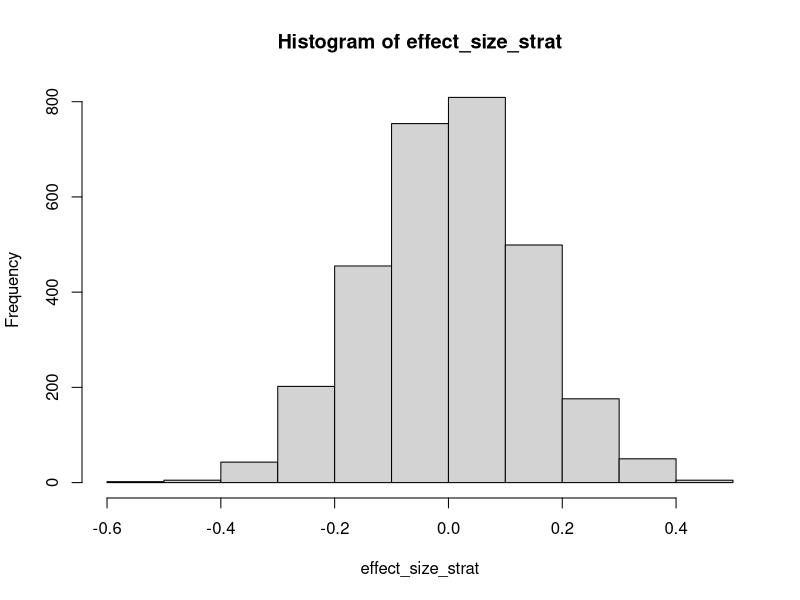
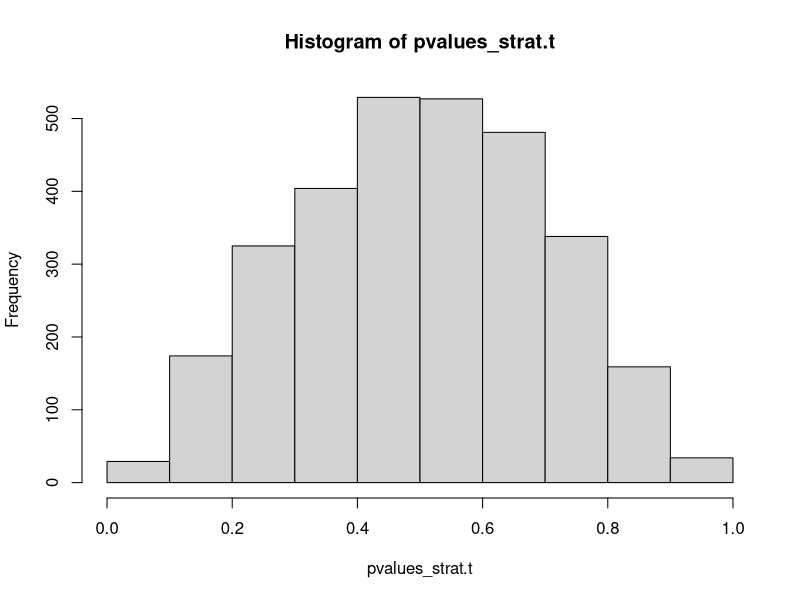
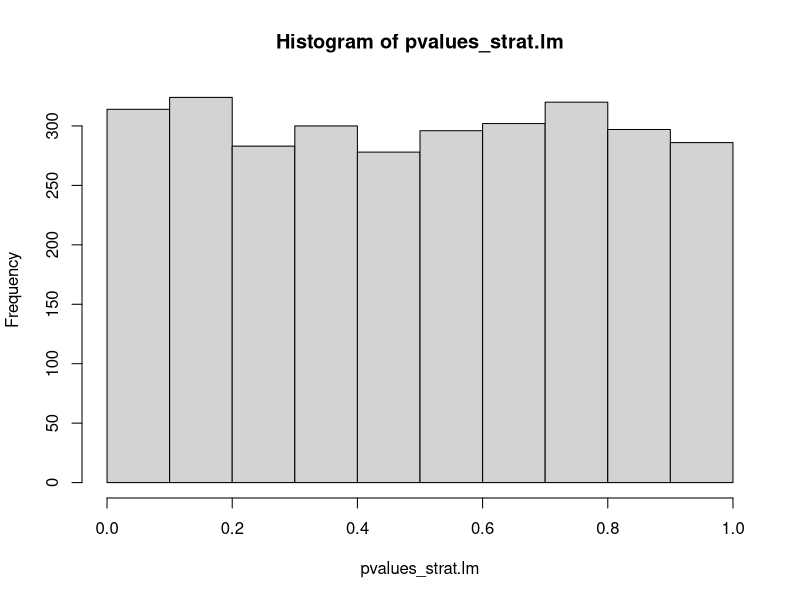
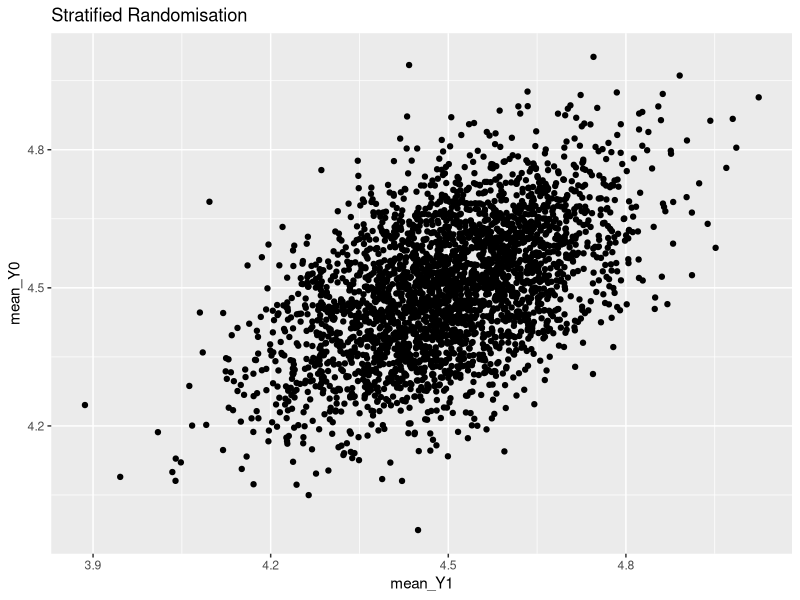

Generate these figures, in order, with R: (Note: a time limit stopped this script after it produced the figures.)
## Johannes Schwenke - 2024-04-12
#Simulation to show that stratification will induce correlation

library(tidyverse)

nSims <- 3e3 # Number of simulations
intercept <- 3 # intercept of outcome (ie, no treatment, predicitive variable not present)
beta_treat1 <- 0 # effect of treatment on outcome
beta_strat <- 3 # effect of stratification factor (predictive variable) on outcome
lambda0 <- 100 #expected number of people in stratum without predictive variable
lambda1 <- 100 #expected number of people in stratum with predictive variable

# NOTE: stratification will only cause correlation if the strata are not always perfectly of equal size
# if always exactly 50% of the people have or haven't the predictive factor, then this will not result in a correlation
# That's why we vary the number of patients in each stratum for every iteration of the simulation by drawing from a poisson distribution

# Explanation in my own words:
# mean_Y1 and mean_Y0 are correlated, because the prognostic factor is always perfectly balanced if we stratify.
# If by chance overall slightly more people have the prognostic factor (which creates a higher Y), then both Y0 and Y1 will be higher, and vice versa
# In case of simple randomisation, when overall more people have the prognostic factors, some more of then end up in treatment == 1, some more in treatment == 0, 
# and overall this cancels out and we don't observe a correlation.

#NOTE: this is for a continuous outcome. I assume this would work similarly for a binary outcome, on a logodds scale

# Stratified randomization ------------------------------------------------

nPatients_strat0 <- numeric()
nPatients_strat1 <- numeric()
nPatients <- numeric()
strat <- numeric()
mean_Y0 <- numeric(nSims)
mean_Y1 <- numeric(nSims)
obs_effect <- numeric(nSims)
pvalue.t <- numeric(nSims)
pvalue.lm <- numeric(nSims)

set.seed(1)


for (i in 1:nSims){
  nPatients_strat0 <- rpois(1, lambda0) #number of patients stratum = 1
  if (nPatients_strat0 %% 2 != 0){
    nPatients_strat0 <- nPatients_strat0 + 1
  }
  
  nPatients_strat1 <- rpois(1, lambda1) #number of patients stratum = 0
  if (nPatients_strat1 %% 2 != 0){
    nPatients_strat1 <- nPatients_strat1 + 1
  }
  
  nPatients <- nPatients_strat0 + nPatients_strat1
  
  strat <- c(rep(0, nPatients_strat0), rep(1, nPatients_strat1)) #create vector of all patients who either have the strat factor or don't
  
  treatment <- rep(0:1, nPatients/2)
  # this creates a vector of "treatment allocations" which is actually just a sequence alternating between 0 and 1. (Block of 2)
  # because this is a simulation, and using rep we always have perfectly balanced allocation, no need to acutally randomize according to stratum
  # For non stratified randomization, we have to use rbinom or resample the strat vector with replacement. 
  
  
  outcome <- numeric(nPatients) # this creates an empty vector which we will use to assign the outcome for each patient
  outcome <- intercept + beta_treat1*treatment + beta_strat * strat  #create the outcome for each patient
  
  error <- rnorm(nPatients) #create a vector of errors 
  outcome <- outcome + error #add the errors to the outcome
  
  trialdat_strat <- tibble(outcome, treatment, strat)
  
  mean_Y0[i] <- (trialdat_strat %>% group_by(treatment) %>% summarize(mean = mean(outcome)) %>% pull())[1]
  mean_Y1[i] <- (trialdat_strat %>% group_by(treatment) %>% summarize(mean = mean(outcome)) %>% pull())[2]
  
  obs_effect[i] <- mean_Y1[i] - mean_Y0[i] #calculate absolute effect size
  
  #hypothesis test using Welchs t-test (not assum equal variance between groups)
  t <- t.test((trialdat_strat %>% filter(treatment == 0))$outcome, 
              (trialdat_strat %>% filter(treatment == 1))$outcome, 
              var.equal = FALSE, alternative = "greater")
  
  pvalue.t[i] <- t$p.value 
  
  m <- lm(outcome ~ treatment + strat, data = trialdat_strat)
  pvalue.lm[i] <- summary(m)$coefficient[11] #pull p values for treatment
}

effect_size_strat <- obs_effect
hist(effect_size_strat)

var_strat_effect <- var(obs_effect) #variance in effect estimate distribution is smaller in stratified randomization
var_strat_effect

pvalues_strat.t <- pvalue.t
mean(pvalues_strat.t <= 0.05)
hist(pvalues_strat.t) #pvalues are not  uniformly distributed under the null --> model misspecified

pvalues_strat.lm <- pvalue.lm
mean(pvalues_strat.lm <= 0.05) #including the stratum in the linear model (remember t.test is a linear model) makes distribution uniform again
hist(pvalues_strat.lm)

plot_strat <- tibble(mean_Y0, mean_Y1) %>% 
  ggplot(aes(x = mean_Y1, y = mean_Y0)) +
  geom_point() +
  ggtitle(paste("Stratified Randomisation"))

plot_strat

rm(mean_Y0, mean_Y1, nPatients_strat0, nPatients_strat1, nPatients, strat, 
   obs_effect, pvalue.t, pvalue.lm) #remove unused variables
  


# Non stratified randomization --------------------------------------------
nPatients_strat0 <- numeric()
nPatients_strat1 <- numeric()
nPatients <- numeric()
strat <- numeric()
mean_Y0 <- numeric(nSims)
mean_Y1 <- numeric(nSims)
obs_effect <- numeric(nSims)
pvalue <- numeric(nSims)

set.seed(1) # this sets the random seed for your results to be reproducible


for (i in 1:nSims){
  
  nPatients_strat0 <- rpois(1, lambda0) #number of patients stratum = 1
  if (nPatients_strat0 %% 2 != 0){
    nPatients_strat0 <- nPatients_strat0 + 1
  }
  
  nPatients_strat1 <- rpois(1, lambda1) #number of patients stratum = 0
  if (nPatients_strat1 %% 2 != 0){
    nPatients_strat1 <- nPatients_strat1 + 1
  }
  
  # NOTE: stratification will only cause correlation if the strata are not of equal size.
  # if exactly 50% of the people have or haven't the predictive factor, then this will not results in a correlation
  
  nPatients <- nPatients_strat0 + nPatients_strat1
  
  strat <- c(rep(0, nPatients_strat0), rep(1, nPatients_strat1))
  strat <- sample(strat, length(strat), replace = FALSE) #here we just permute the vector, because otherwise by using rep below, we'd create stratified randomization
  
  treatment <- rep(0:1, nPatients/2)
  
  
  outcome <- numeric(nPatients) # this creates an empty vector which we will use to assign the outcome for each patient
  outcome <- intercept + beta_treat1*treatment + beta_strat * strat 
  
  
  error <- rnorm(nPatients)
  outcome <- outcome + error
  
  trialdat_non_strat <- tibble(outcome, treatment)
  
  mean_Y0[i] <- (trialdat_non_strat %>% group_by(treatment) %>% summarize(mean = mean(outcome)) %>% pull())[1]
  mean_Y1[i] <- (trialdat_non_strat %>% group_by(treatment) %>% summarize(mean = mean(outcome)) %>% pull())[2] 
  
  obs_effect[i] <- mean_Y1[i] - mean_Y0[i]
  
  
  t <- t.test((trialdat_non_strat %>% filter(treatment == 1))$outcome, 
              (trialdat_non_strat %>% filter(treatment == 0))$outcome, 
              var.equal = FALSE, alternative = "greater")
  pvalue[i] <- t$p.value
  
}

effect_size_simple <- obs_effect
hist(effect_size_simple)

var_simple_effect <- var(obs_effect) #variance in effect estimate distribution is smaller in stratified randomization
var_simple_effect

pvalues_simple <- pvalue
mean(pvalues_simple <= 0.05) #expected number of type I errors under the nulll
hist(pvalues_simple)  #p values are uniformly distributed under the null --> model is not misspecified


plot_non_strat <- tibble(mean_Y0, mean_Y1) %>% 
  ggplot(aes(x = mean_Y1, y = mean_Y0)) +
  geom_point() +
  ggtitle(paste("Simple Randomization"))

plot_non_strat
